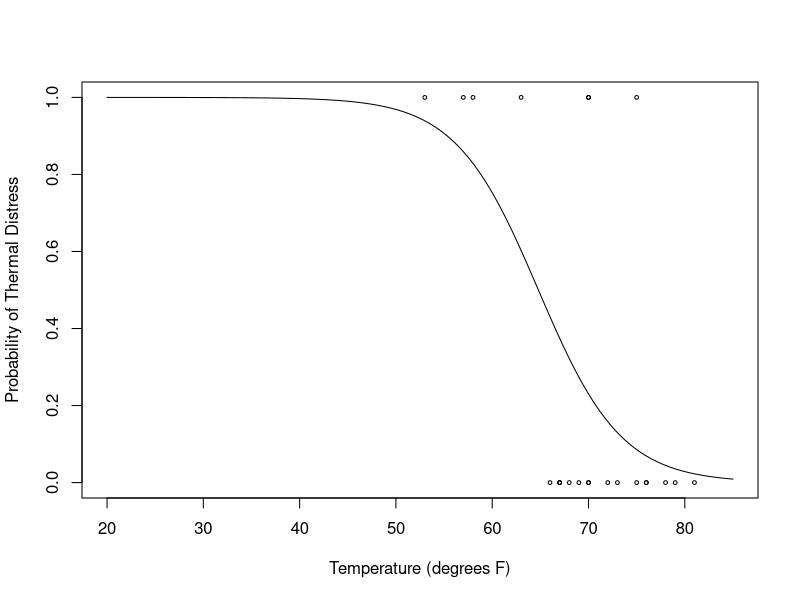

Write the R code that produced this figure.
# %% Q.0 ----
# fitting the data
td <- c(0, 1, 0, 0, 0, 0, 0, 0, 1, 1, 1, 0, 0, 1, 0, 0, 0, 0, 0, 0, 1, 0, 1)
temp <- c(66, 70, 69, 68, 67, 72, 73, 70, 57, 63, 70, 78, 67, 53, 67, 75, 70,
          81, 76, 79, 75, 76, 58)

shuttle <- data.frame(td, temp)

# create logit model
shuttle.glm <- glm(td ~ temp, family = "binomial",
                   data = shuttle)
summary(shuttle.glm)

# %% Q.Plot ----
fittemp <- seq(20, 85, length = 100)

# this is the numerator from equation 1 in the answer pdf
etashuttle <- coef(shuttle.glm)[1] + coef(shuttle.glm)[2] * fittemp
# this is the denominator from equation 1 in the answer pdf
fitshuttle <- exp(etashuttle)/(1 + exp(etashuttle))

ylim <- c(0, 1)

plot(fittemp, fitshuttle, xlab = "Temperature (degrees F)", ylab =
       "Probability of Thermal Distress", type = "l",
     ylim = ylim, xlim = c(20, 85),lty = 1)
points(temp, td, cex=0.5)

# Conclusion --> if temperature at the time of flight is low, then
# the probability of at least 1 primary O-ring suffered TD is high.
# In contrast, if the temp is high, then probabiltiy of TD is low